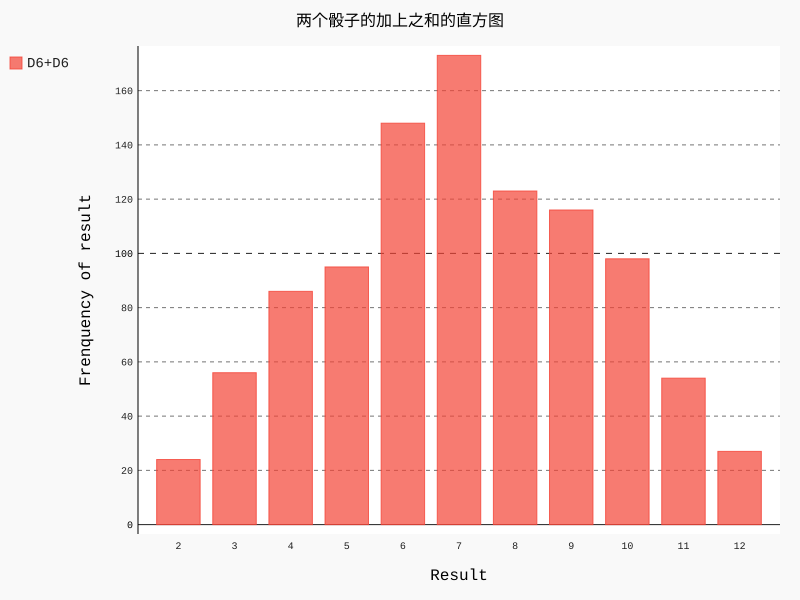

Recreate this plot in Python.
'''创建两个相同骰子的随机数据的直方图'''
from die import Die
import pygal #创建直方图的第三方包

die1 = Die()
die2 = Die()

results = []
for roll_num in range(1000): #随机生成1000次随机数据
    result = die1.roll()+die2.roll()
    results.append(result)#将结果添加到results

frequencies = [] #存储每个点数的个数
for num in range(2,2*die1.num_sides+1):
    frequency = results.count(num)
    frequencies.append(frequency)  #统计每个点数的个数

hist  = pygal.Bar() #对结果进行可视化处理
hist.title = '两个骰子的加上之和的直方图'
hist.x_labels = ['2','3','4','5','6','7','8','9','10','11','12']
hist.x_title = 'Result'
hist.y_title = 'Frenquency of result'

hist.add('D6+D6',frequencies)
hist.render_to_file('dice_visual.svg')
